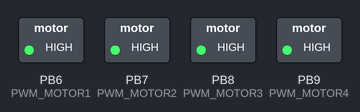
A sketch run on a simulated STM32 Blue Pill. Shown: switched loads named in the sketch (green lamp = pin HIGH).

Above: at 0.2 s.
At 1.7 s:
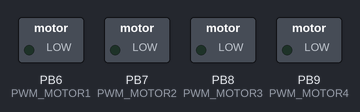
Timing chart, 0 to 3.0 s (numbered marks = the images above):
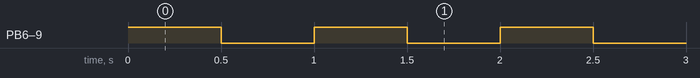

The sketch:

_014_MotorTestSimple.ino
```cpp
/*
 dimple Motor test

 turn motors forwared and backward

 Klopfer Percusive Controller

  May 2017, ElektroUwe,ChrisMicro
*/

#define PWM_MOTOR1  PB6
#define PWM_MOTOR2  PB7
#define PWM_MOTOR3  PB8
#define PWM_MOTOR4  PB9

void setup()
{
  pinMode(PWM_MOTOR1, PWM);
  pinMode(PWM_MOTOR2, PWM);
  pinMode(PWM_MOTOR3, PWM);
  pinMode(PWM_MOTOR4, PWM);
}

void loop()
{
    analogWrite(PWM_MOTOR1,65000);
    analogWrite(PWM_MOTOR2,65000);
    analogWrite(PWM_MOTOR3,65000);
    analogWrite(PWM_MOTOR4,65000);
    delay(500);
    analogWrite(PWM_MOTOR1,0);
    analogWrite(PWM_MOTOR2,0);
    analogWrite(PWM_MOTOR3,0);
    analogWrite(PWM_MOTOR4,0);
    delay(500);
}
```

Measured:
- by itself, PB6 (PWM_MOTOR1), PB7 (PWM_MOTOR2), PB8 (PWM_MOTOR3), PB9 (PWM_MOTOR4): alternates HIGH for 0.50 s and LOW for 0.50 s
